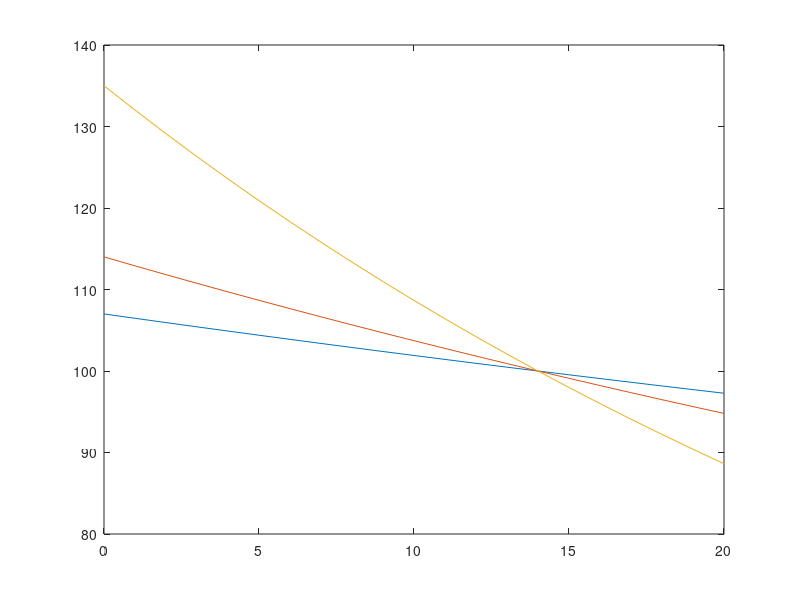

MATLAB code for this plot:
%Question 1 - Price-Yield Curves
%Lu Xin lx108

function [ ] = Question1( )
clear all; clc; close all;
% ------------------------ QUESTION 1.a -------------------------- %
% A:6%, B:10%, C:12%
rateA = 0.06;
rateB = 0.1;
rateC = 0.12;

lambdas = 0:1:20; %0 <= lambda <= 20

f = 100;    % face value of 100
years = 10;     % 10 year maturity
m = 1;      % 1 coupon payment per year
n = years * m;

%pricesA = getCurve(f, rateA, n, m, lambdas);
%pricesB = getCurve(f, rateB, n, m, lambdas);
%pricesC = getCurve(f, rateC, n, m, lambdas);

%plot(lambdas, pricesA, lambdas, pricesB, lambdas, pricesC);
% ---------------------------------------------------------------- %


% ------------------------ QUESTION 1.b -------------------------- %
% A, B, C = 0.14
rate = 0.14;
m = 2;
dateNow = datenum(2012, 3, 1);
dateA = datenum(2012, 9, 1);
dateB = datenum(2013, 3, 1);
dateC = datenum(2014, 9, 1);

% work out the n for each bond
difference = datevec(dateA) - datevec(dateNow);
nA = (12 * difference(1) + difference(2))/6;
difference = datevec(dateB) - datevec(dateNow);
nB = (12 * difference(1) + difference(2))/6;
difference = datevec(dateC) - datevec(dateNow);
nC = (12 * difference(1) + difference(2))/6;

pricesA = getCurve(f, rate, nA, m, lambdas);
pricesB = getCurve(f, rate, nB, m, lambdas);
pricesC = getCurve(f, rate, nC, m, lambdas);

tab = [lambdas; pricesA; pricesB; pricesC]

plot(lambdas, pricesA, lambdas, pricesB, lambdas, pricesC);

% ---------------------------------------------------------------- %
end

% Price Curve function for a given bond
function [prices] = getCurve(f, rate, n, m, lambdas)
i = 1;
prices = zeros(size(lambdas));
for elm = lambdas
    prices(i) = getPrice(f, rate, n, m, elm);
    i = i+1;
end
end

% Price Function - given in notes
function [price] = getPrice(f, c, n, m, lambda)

coupon = f * c;
lambda = lambda/100;

if lambda == 0
    % No discounting, just sum all values
    price = f + n * (coupon/m);
else
    % Use price formula
    discount = 1/(1 + (lambda/m))^n;
    price = f * discount + coupon/lambda * (1 - 1 * discount);
end
end
